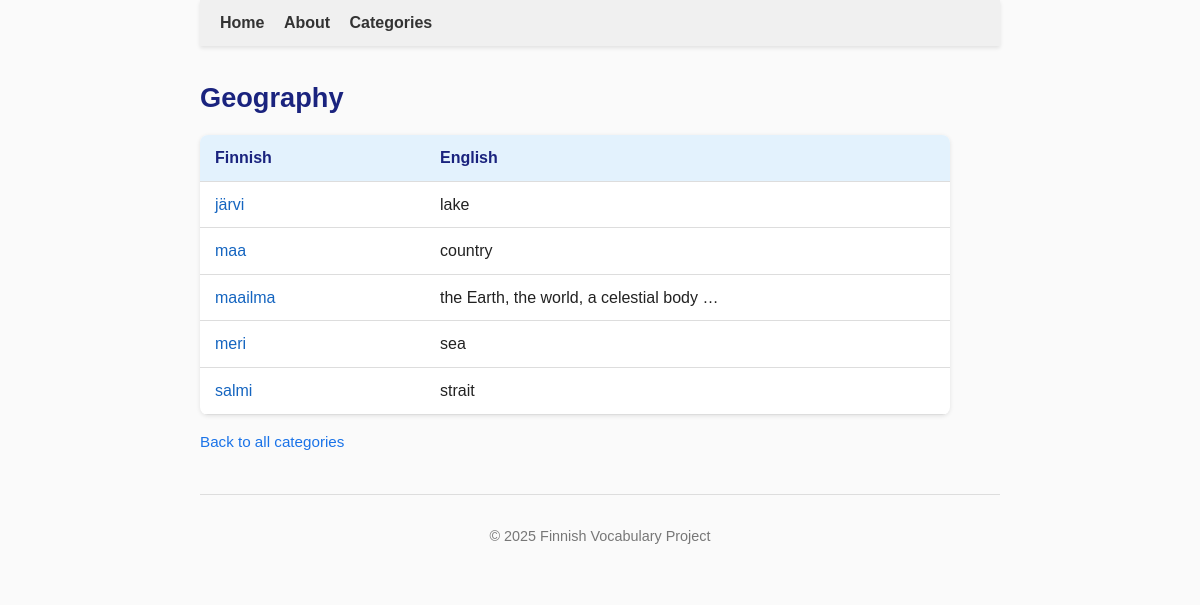
The page /categories/Geography on the database its author committed.
### tables this page shows
CREATE TABLE categories (
    id INTEGER PRIMARY KEY,
    name TEXT NOT NULL UNIQUE,
    parent_id INTEGER REFERENCES categories(id)
);

CREATE TABLE words (
        id INTEGER PRIMARY KEY,
        word TEXT UNIQUE NOT NULL,
        pos_id INTEGER REFERENCES parts_of_speech(id)
    );

CREATE TABLE translations (
        id INTEGER PRIMARY KEY,
        meaning_id INTEGER NOT NULL REFERENCES meanings(id),
        translation_text TEXT NOT NULL,
        translation_number INTEGER
    );

### app.py (the view)
@app.route('/categories/<category_name>')
def show_category(category_name):
    conn = sqlite3.connect("finnish.db")
    conn.row_factory = sqlite3.Row
    cur = conn.cursor()
    cur.execute("SELECT id, name, parent_id FROM categories WHERE name = ?", (category_name,))
    category = cur.fetchone()
    if not category:
        return f"Category '{category_name}' not found."
    cur.execute("""
        SELECT w.id, w.word
        FROM words w
        JOIN word_categories wc ON w.id = wc.word_id
        WHERE wc.category_id = ?
        ORDER BY w.word
    """, (category['id'],))
    words = cur.fetchall()
    words_with_translations = []
    for w in words:
        cur.execute("""
            SELECT t.translation_text
            FROM meanings m
            JOIN translations t ON m.id = t.meaning_id
            WHERE m.word_id = ?
            ORDER BY m.meaning_number, t.translation_number
            LIMIT 3
        """, (w['id'],))
        translations = [t['translation_text'] for t in cur.fetchall()]
        words_with_translations.append({
            'word': w['word'],
            'translations': translations
        })
    cur.execute("SELECT id, name FROM categories WHERE parent_id = ? ORDER BY name", (category['id'],))
    subcategories = cur.fetchall()
    parent = None
    if category['parent_id']:
        cur.execute("SELECT name FROM categories WHERE id = ?", (category['parent_id'],))
        parent = cur.fetchone()
    conn.close()
    return render_template(
        "category.html",
        category=category,
        words=words_with_translations,
        subcategories=subcategories,
        parent=parent
    )

### templates/category.html (shortened to what this page needs)
{% extends "base.html" %}
{% block content %}
<h2>{{ category['name'] }}</h2>
{% if words %}
<table class="category-table">
    <thead>
        <tr>
            <th>Finnish</th>
            <th>English</th>
        </tr>
    </thead>
    <tbody>
        {% for w in words %}
        <tr>
            <td>
                <a href="{{ url_for('show_word', word_name=w['word']) }}">{{ w['word'] }}</a>
            </td>
            <td>
                {{ ", ".join(w['translations']) }}
                {% if w.translations|length >= 3 %}…{% endif %}
            </td>
        </tr>
        {% endfor %}
    </tbody>
</table>
{% else %}
<p>No words in this category yet.</p>
{% endif %}
{% if parent %}
<p class="breadcrumb">
    <a href="{{ url_for('show_category', category_name=parent['name']) }}">Back to {{ parent['name'] }}</a>
</p>
{% else %}
<p class="breadcrumb">
    <a href="{{ url_for('categories') }}">Back to all categories</a>
</p>
{% endif %}
{% endblock %}

### static/style.css (style rules this page uses)
body { font-family: Arial, sans-serif; max-width: 800px; margin: 0 auto; line-height: 1.6; color: #222; background-color: #fafafa; padding: 0 20px 40px 20px; }
h2 { font-size: 1.7em; color: #1a237e; margin-bottom: 0.2em; }
.breadcrumb { margin-bottom: 1em; font-size: 0.95em; color: #555; }
.breadcrumb a { color: #1a73e8; text-decoration: none; }
.category-table { width: 100%; max-width: 750px; border-collapse: collapse; margin-top: 1em; background-color: #ffffff; border-radius: 8px; overflow: hidden; box-shadow: 0 1px 4px rgba(0,0,0,0.1); }
.category-table th, .category-table td { padding: 10px 15px; text-align: left; border-bottom: 1px solid #ddd; }
.category-table th { background-color: #e3f2fd; color: #1a237e; font-weight: 600; }
.category-table a { color: #1565c0; text-decoration: none; font-weight: 500; }
.category-table th:first-child, .category-table td:first-child { width: 30%; white-space: nowrap; }
.category-table th:last-child, .category-table td:last-child { width: 70%; }

### rows shown on the page
categories: name "Geography"
words: word "järvi"
translations: translation_text "lake"
words: word "maa"
translations: translation_text "country"
words: word "maailma", translations "the Earth, the world, a celestial body"
words: word "meri"
translations: translation_text "sea"
words: word "salmi"
translations: translation_text "strait"
